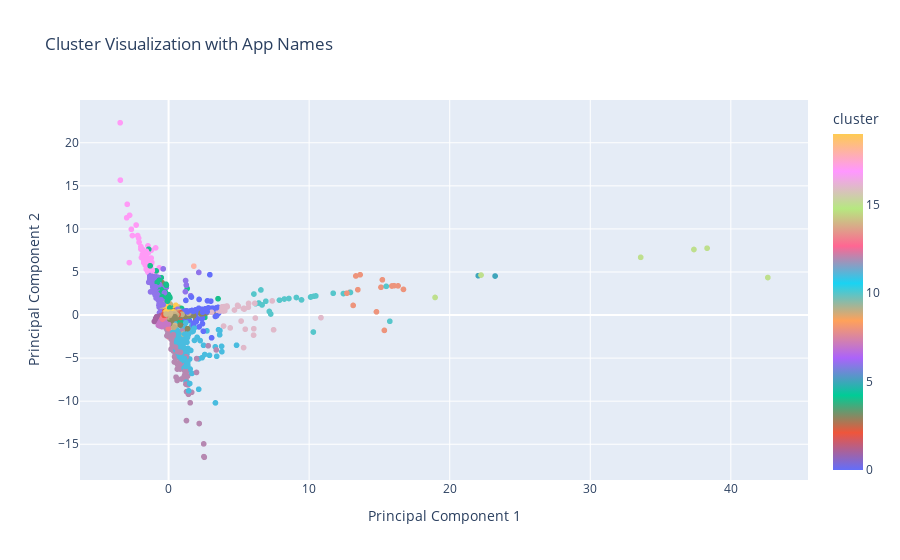

The notebook cell this image was saved under:
### Code cell
import pandas as pd
import plotly.express as px
from sklearn.decomposition import PCA
from sklearn.preprocessing import StandardScaler
from sklearn.pipeline import Pipeline
from sklearn.impute import SimpleImputer
from sklearn.compose import ColumnTransformer
from sklearn.cluster import KMeans


# Define features to include in clustering
features = ['rating', 'reviews', 'size', 'installs', 'price', 'average_sentiment_analysis', 'average_sentiment_subjectivity']

# Create a feature matrix
X = df[features].copy()

# Separate features into numerical for preprocessing
numerical_features = ['rating', 'reviews', 'size', 'installs', 'price', 'average_sentiment_analysis', 'average_sentiment_subjectivity']

# Define preprocessing for numerical features
numerical_transformer = Pipeline(steps=[
    ('imputer', SimpleImputer(strategy='median')),  # Impute missing values with the median
    ('scaler', StandardScaler())  # Normalize features
])

# Create a preprocessor
preprocessor = ColumnTransformer(
    transformers=[
        ('num', numerical_transformer, numerical_features)
    ])

# Apply preprocessing
X_processed = preprocessor.fit_transform(X)

# Choose the number of clusters (e.g., 20 clusters)
n_clusters = 20
kmeans = KMeans(n_clusters=n_clusters, random_state=42)
kmeans.fit(X_processed)
labels = kmeans.labels_

# Add cluster labels to the DataFrame
df['cluster'] = labels

# Perform PCA for 2D visualization
pca = PCA(n_components=2)
X_pca = pca.fit_transform(X_processed)

# Create a DataFrame for the PCA results
pca_df = pd.DataFrame(data=X_pca, columns=['PC1', 'PC2'])
pca_df['cluster'] = labels
pca_df['app'] = df['app']

# Create an interactive scatter plot
fig = px.scatter(pca_df, x='PC1', y='PC2', color='cluster', 
                 hover_name='app', 
                 title='Cluster Visualization with App Names',
                 labels={'PC1': 'Principal Component 1', 'PC2': 'Principal Component 2'},
                 color_continuous_scale=px.colors.qualitative.Plotly)

fig.update_layout(legend_title='Cluster')
fig.show()

# Optionally save the plot to an HTML file
fig.write_html('interactive_clusters.html')

### Figure 1 — Plotly figure (JSON) as saved in the notebook; plotly's stock layout.template omitted (floating-point values rounded to 4 significant figures; data arrays with more than 128 entries replaced by an {"elided": "..."} marker saying what was removed)
{"data": [{"hovertemplate": "<b>%{hovertext}</b><br><br>Principal Component 1=%{x}<br>Principal Component 2=%{y}<br>cluster=%{marker.color}<extra></extra>", "hovertext": {"elided": "9639 str values"}, "legendgroup": "", "marker": {"color": {"elided": "9639 int values"}, "coloraxis": "coloraxis", "symbol": "circle"}, "mode": "markers", "name": "", "showlegend": false, "type": "scattergl", "x": {"elided": "9639 float values"}, "xaxis": "x", "y": {"elided": "9639 float values"}, "yaxis": "y"}], "layout": {"coloraxis": {"colorbar": {"title": {"text": "cluster"}}, "colorscale": [[0, "#636EFA"], [0.1111, "#EF553B"], [0.2222, "#00CC96"], [0.3333, "#AB63FA"], [0.4444, "#FFA15A"], [0.5556, "#19D3F3"], [0.6667, "#FF6692"], [0.7778, "#B6E880"], [0.8889, "#FF97FF"], [1, "#FECB52"]]}, "legend": {"title": {"text": "Cluster"}, "tracegroupgap": 0}, "title": {"text": "Cluster Visualization with App Names"}, "xaxis": {"anchor": "y", "domain": [0, 1], "title": {"text": "Principal Component 1"}}, "yaxis": {"anchor": "x", "domain": [0, 1], "title": {"text": "Principal Component 2"}}}}
